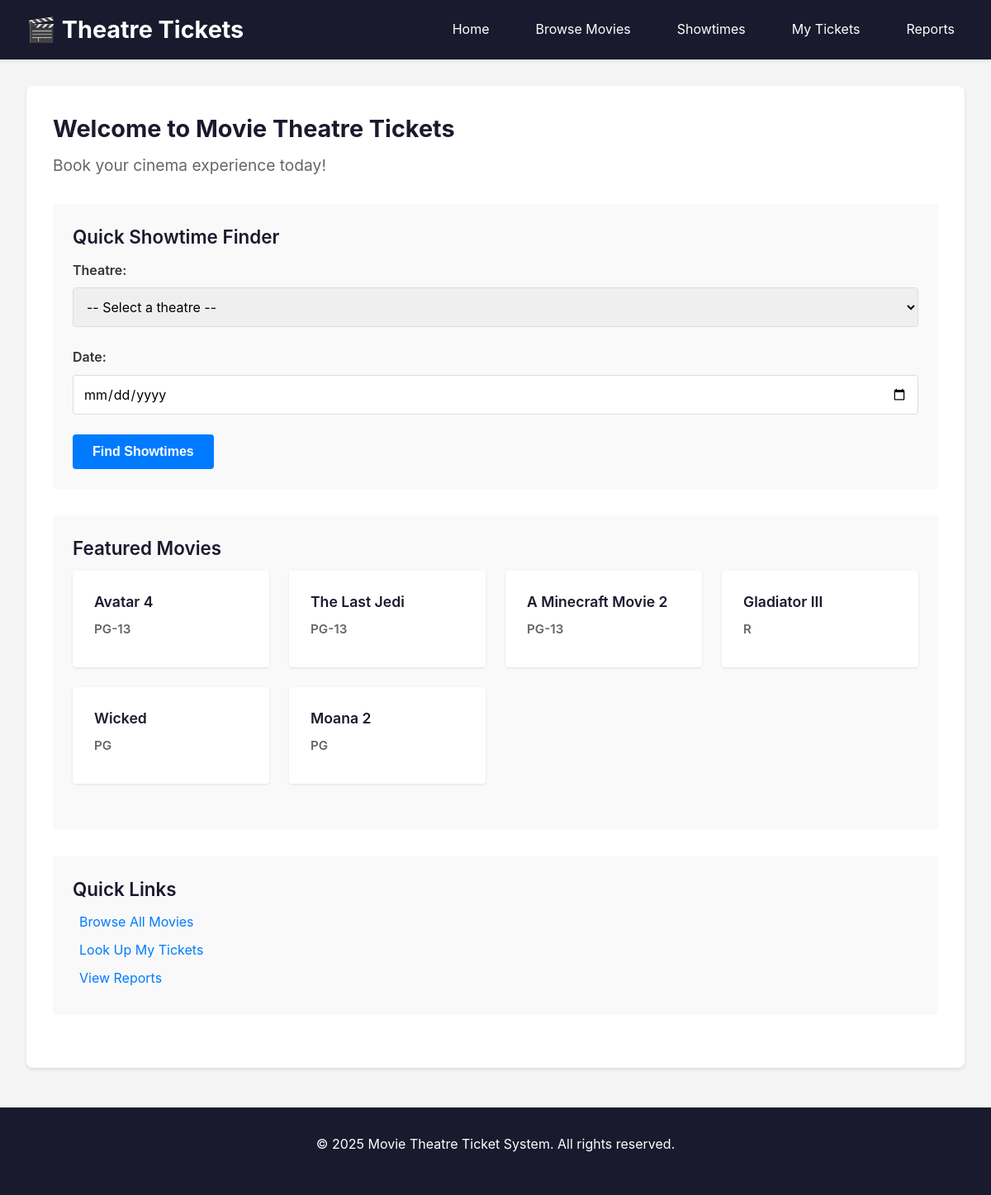
The page /public/index.php on the database its author committed.
### tables this page shows
CREATE TABLE MOVIE (
        movie_id     INT UNSIGNED AUTO_INCREMENT,
        title        VARCHAR(200) NOT NULL,
        mpaa_rating  VARCHAR(10)  NOT NULL,
        release_date DATE         NOT NULL,
        runtime_min  INT UNSIGNED NOT NULL,
        PRIMARY KEY (movie_id),
        CONSTRAINT chk_movie_runtime
            CHECK (runtime_min > 0)
    );

### includes/config.php (called while the page is built)
<?php
return [
    'db' => [
        'host'   => 'localhost',
        'port'   => 3306,
        'user'   => 'root',
        'pass'   => '',
        'dbname' => 'theatre_db',
    ],
    'base_url' => 'http://localhost/project-partc/public',
];

### includes/functions.php (called while the page is built, shortened)
<?php
function esc($str) {
    return htmlspecialchars($str, ENT_QUOTES, 'UTF-8');
}

### includes/db.php (called while the page is built, shortened)
<?php
$config = require __DIR__ . '/config.php';

### public/index.php (the view, shortened to what this page needs)
<?php
require_once __DIR__ . '/../includes/header.php';
require_once __DIR__ . '/../includes/db.php';
?>
<section class="landing">
    <h2>Welcome to Movie Theatre Tickets</h2>
    <p>Book your cinema experience today!</p>
    <div class="quick-search">
        <h3>Quick Showtime Finder</h3>
        <form method="get" action="<?php echo esc($config['base_url']); ?>/showtimes.php">
            <div class="form-group">
                <label for="theatre_id">Theatre:</label>
                <select name="theatre_id" id="theatre_id" required>
                    <option value="">-- Select a theatre --</option>
                </select>
            </div>
            <div class="form-group">
                <label for="show_date">Date:</label>
                <input type="date" name="show_date" id="show_date" required>
            </div>
            <button type="submit" class="btn-primary">Find Showtimes</button>
        </form>
    </div>
    <div class="featured-section">
        <h3>Featured Movies</h3>
        <div class="movie-grid">
            <?php
            $movies = $pdo->query("SELECT movie_id, title, mpaa_rating FROM MOVIE ORDER BY release_date DESC LIMIT 6")->fetchAll();
            foreach ($movies as $movie) {
                echo '<a href="' . esc($config['base_url']) . '/movies.php?id=' . esc($movie['movie_id']) . '" class="movie-card">';
                echo '<h4>' . esc($movie['title']) . '</h4>';
                echo '<p class="rating">' . esc($movie['mpaa_rating']) . '</p>';
                echo '</a>';
            }
            ?>
        </div>
    </div>
    <div class="links-section">
        <h3>Quick Links</h3>
        <ul>
            <li><a href="<?php echo esc($config['base_url']); ?>/movies.php">Browse All Movies</a></li>
            <li><a href="<?php echo esc($config['base_url']); ?>/my_tickets.php">Look Up My Tickets</a></li>
            <li><a href="<?php echo esc($config['base_url']); ?>/reports.php">View Reports</a></li>
        </ul>
    </div>
</section>
<?php require_once __DIR__ . '/../includes/footer.php'; ?>

### includes/header.php (shortened to what this page needs)
<?php
require_once __DIR__ . '/config.php';
require_once __DIR__ . '/functions.php';
$config = require __DIR__ . '/config.php';
?>
<!DOCTYPE html>
<html lang="en">
<head>
    <link rel="stylesheet" href="<?php echo esc($config['base_url']); ?>/../assets/styles.css">
</head>
<body>
    <header>
        <nav class="navbar">
            <h1><a href="<?php echo esc($config['base_url']); ?>/index.php">🎬 Theatre Tickets</a></h1>
            <ul class="nav-links">
                <li><a href="<?php echo esc($config['base_url']); ?>/index.php">Home</a></li>
                <li><a href="<?php echo esc($config['base_url']); ?>/movies.php">Browse Movies</a></li>
                <li><a href="<?php echo esc($config['base_url']); ?>/showtimes.php">Showtimes</a></li>
                <li><a href="<?php echo esc($config['base_url']); ?>/my_tickets.php">My Tickets</a></li>
                <li><a href="<?php echo esc($config['base_url']); ?>/reports.php">Reports</a></li>
            </ul>
        </nav>
    </header>
    <main>

### includes/footer.php
    </main>
    <footer>
        <p>&copy; 2025 Movie Theatre Ticket System. All rights reserved.</p>
    </footer>
</body>
</html>

### assets/styles.css (style rules this page uses)
* { margin: 0; padding: 0; box-sizing: border-box; }
body { font-family: -apple-system, BlinkMacSystemFont, 'Segoe UI', Roboto, Oxygen, Ubuntu, Cantarell, sans-serif; line-height: 1.6; color: #333; background-color: #f5f5f5; }
h1, h2, h3, h4, h5, h6 { line-height: 1.4; margin-bottom: 0.75rem; }
h1 { font-size: 2.2rem; font-weight: 700; color: #1a1a2e; }
h2 { font-size: 1.8rem; font-weight: 700; color: #1a1a2e; }
h3 { font-size: 1.4rem; font-weight: 600; color: #1a1a2e; }
h4 { font-size: 1.1rem; font-weight: 600; color: #333; }
p { margin-bottom: 1rem; }
a { transition: all 0.2s; }
header { background-color: #1a1a2e; color: white; padding: 0; box-shadow: 0 2px 4px rgba(0, 0, 0, 0.1); }
.navbar { display: flex; justify-content: space-between; align-items: center; max-width: 1200px; margin: 0 auto; padding: 1rem 2rem; }
.navbar h1 { font-size: 1.8rem; margin: 0; }
.navbar h1 a { color: white; text-decoration: none; }
.nav-links { display: flex; list-style: none; gap: 2rem; }
.nav-links a { color: white; text-decoration: none; transition: opacity 0.3s; padding: 0.5rem 0.75rem; border-radius: 4px; }
main { max-width: 1200px; margin: 2rem auto; padding: 0 2rem; min-height: calc(100vh - 200px); }
footer { background-color: #1a1a2e; color: white; text-align: center; padding: 2rem; margin-top: 3rem; }
.form-group { margin-bottom: 1.5rem; }
.form-group label { display: block; margin-bottom: 0.5rem; font-weight: 600; color: #333; }
.form-group input, .form-group select, .form-group textarea { width: 100%; padding: 0.75rem; border: 1px solid #ddd; border-radius: 4px; font-size: 1rem; font-family: inherit; }
.btn-primary, .btn-secondary, .btn-small, button { padding: 0.75rem 1.5rem; border: none; border-radius: 4px; cursor: pointer; font-size: 1rem; font-weight: 600; text-decoration: none; display: inline-block; transition: all 0.3s; }
.btn-primary { background-color: #007bff; color: white; }
.landing { background: white; padding: 2rem; border-radius: 8px; box-shadow: 0 2px 4px rgba(0, 0, 0, 0.1); }
.landing h2 { color: #1a1a2e; margin-bottom: 0.5rem; }
.landing > p { color: #666; font-size: 1.2rem; margin-bottom: 2rem; }
.quick-search, .featured-section, .links-section { margin: 2rem 0; padding: 1.5rem; background-color: #f9f9f9; border-radius: 4px; }
.movie-grid { display: grid; grid-template-columns: repeat(auto-fill, minmax(200px, 1fr)); gap: 1.5rem; margin-bottom: 2rem; }
.movie-card { background: white; padding: 1.5rem; border-radius: 4px; box-shadow: 0 1px 3px rgba(0, 0, 0, 0.1); text-decoration: none; color: inherit; transition: transform 0.3s, box-shadow 0.3s; border: 2px solid transparent; }
.movie-card h3, .movie-card h4 { margin: 0 0 0.5rem 0; color: #1a1a2e; }
.movie-card p { margin: 0.5rem 0; color: #666; font-size: 0.95rem; }
.rating { font-size: 0.85rem; color: #007bff; font-weight: 600; }
.links-section ul { list-style: none; }
.links-section li { margin: 0.5rem 0; }
.links-section a { color: #007bff; text-decoration: none; padding: 0.25rem 0.5rem; border-radius: 3px; transition: all 0.2s; }

### rows shown on the page
movie: title "Avatar 4", mpaa_rating "PG-13"
movie: title "The Last Jedi", mpaa_rating "PG-13"
movie: title "A Minecraft Movie 2", mpaa_rating "PG-13"
movie: title "Gladiator III", mpaa_rating "R"
movie: title "Wicked", mpaa_rating "PG"
movie: title "Moana 2", mpaa_rating "PG"
